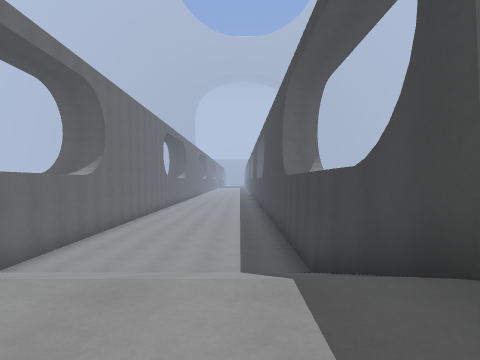
view 1 (above)

14 first-person views from a walk through a Godot game level. The camera is 1.3 m above the floor, looks level and sees 80° across. The floor is counted in squares, 2 m on a side. Each view is taken from the middle of a square. On the plan, view 1 faces up. The plan holds only what a view shows up to about 9 squares ahead; the rest is blank. The place goes on beyond the plan. Characters and animated objects are not drawn. Surface patterns are stand-ins for the level's own textures.

view 2
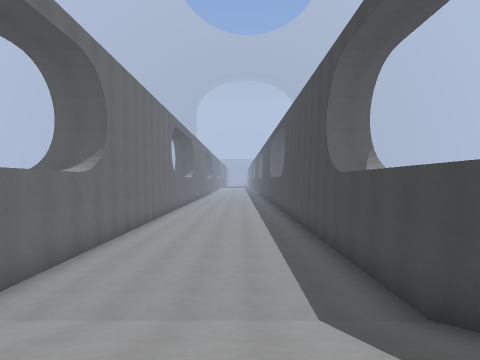

view 3
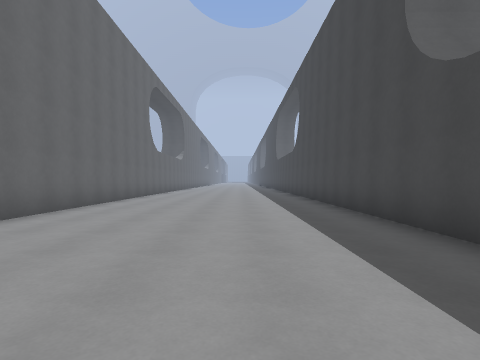

view 4
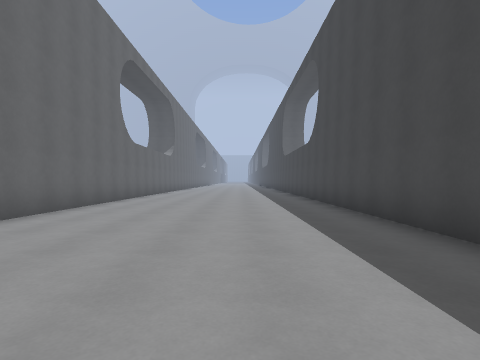

view 5
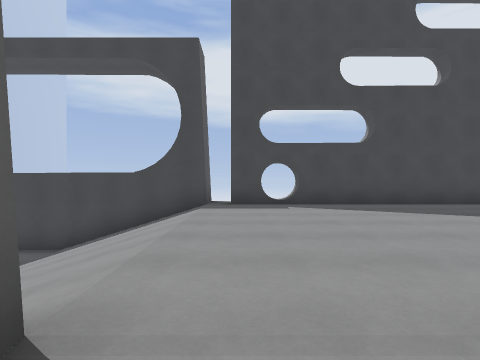

view 6
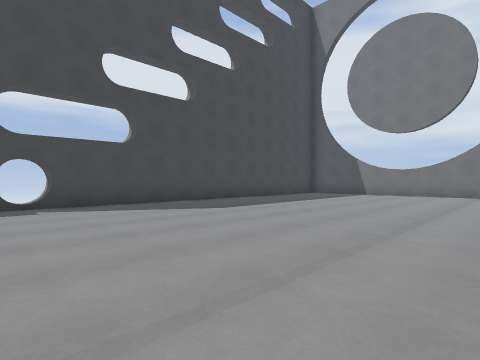

view 7
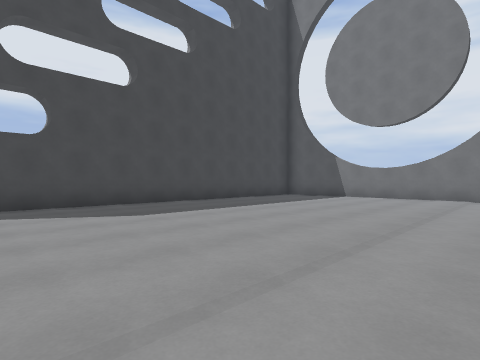

view 8
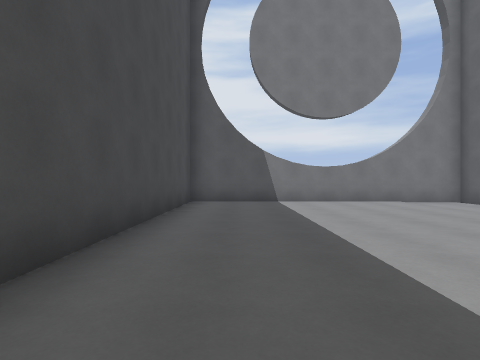

view 9
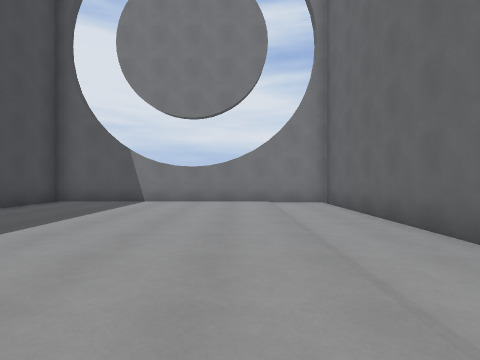

view 10
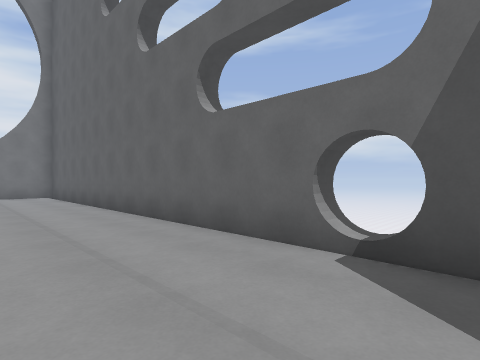

view 11
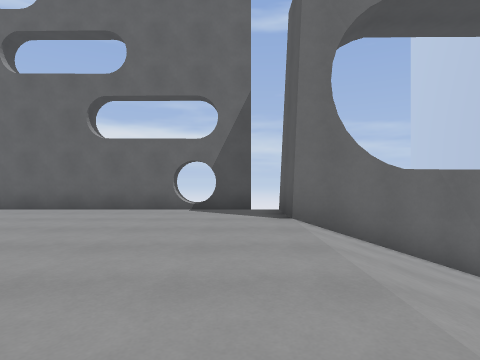

view 12
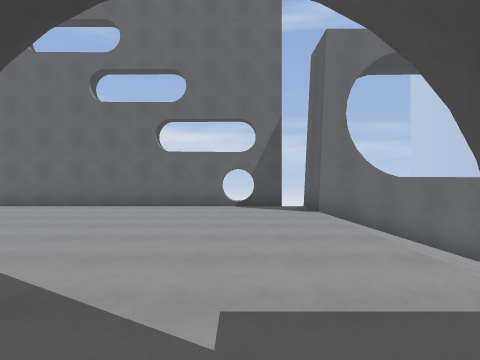

view 13
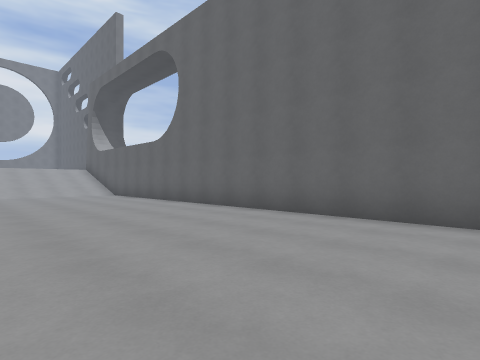

view 14
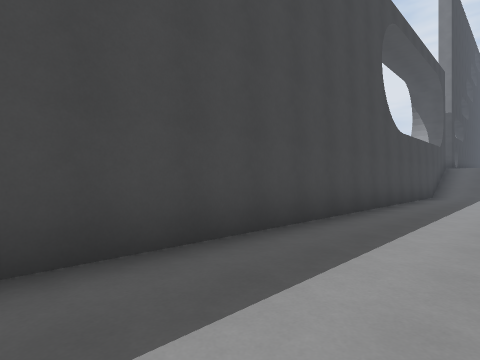

### Floor plan
Key: @ floor where view 1 was taken; # wall or solid block; x gap in a wall; . main floor; - floor 2.25 m lower than the main floor; / step, stairs or slope; v drop or lower ground.
Columns run from 7 left of view 1 to 3 right of it. Each row starts with its distance up from view 1.
 18   #------#
 17   #------#
 16   #------#
 15   #------#
 14   #------#
 13   #------#
 12   #------#
 11   #------#
 10   #------#
  9   #------#
  8   #------#
  7   #------#
  6   #------#
  5   #//////#
  4   #//////#
  3   #//////#
  2  ##//////xv
  1 x........#
  0 v......@./
 -1 #........#
 -2 #........#
 -3 #........#
 -4 #........#
 -5 #........#
 -6 #........#
 -7 #........#
 -8 #........#
 -9 #........#
-10 #........#
-11 #........#
-12 v#########

Where each view was taken, in squares from view 1:
view 1: 0 up, 0 right, facing up
view 2: 2 up, 1 left, facing up
view 3: 6 up, 1 left, facing up
view 4: 9 up, 1 left, facing up
view 5: 1 up, 6 left, facing right
view 6: 1 up, 6 left, facing down-right
view 7: 1 down, 6 left, facing down-right
view 8: 3 down, 0 right, facing down
view 9: 3 down, 4 left, facing down
view 10: 1 up, 4 left, facing down-left
view 11: 1 up, 0 right, facing left
view 12: 0 up, 2 right, facing left
view 13: 18 up, 0 right, facing down-left
view 14: 18 up, 1 left, facing down-right
